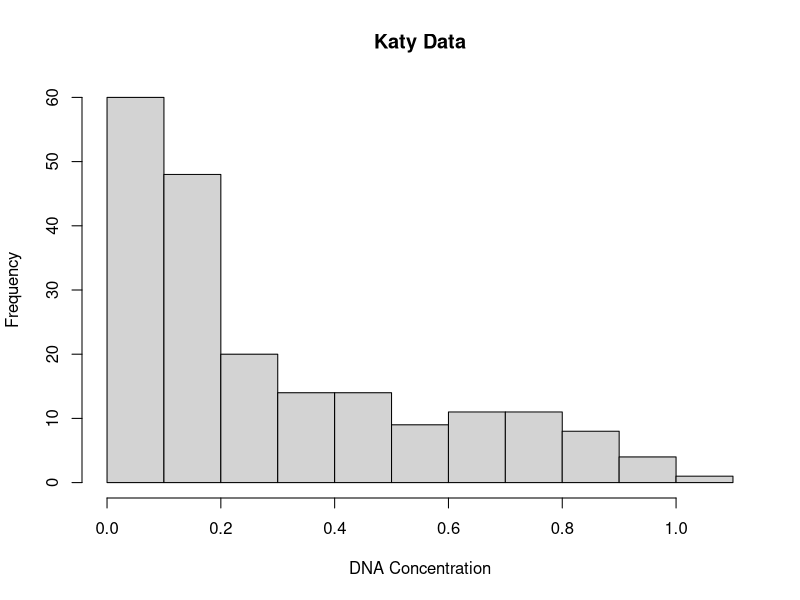
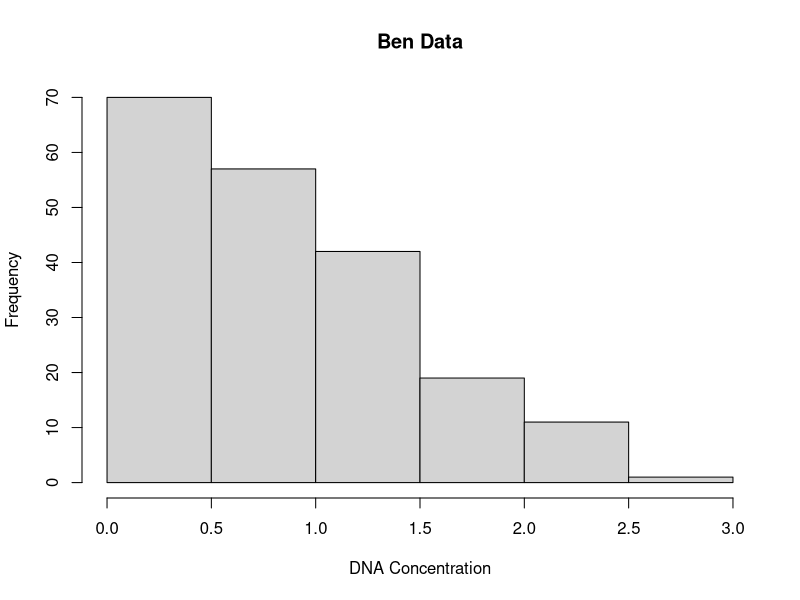
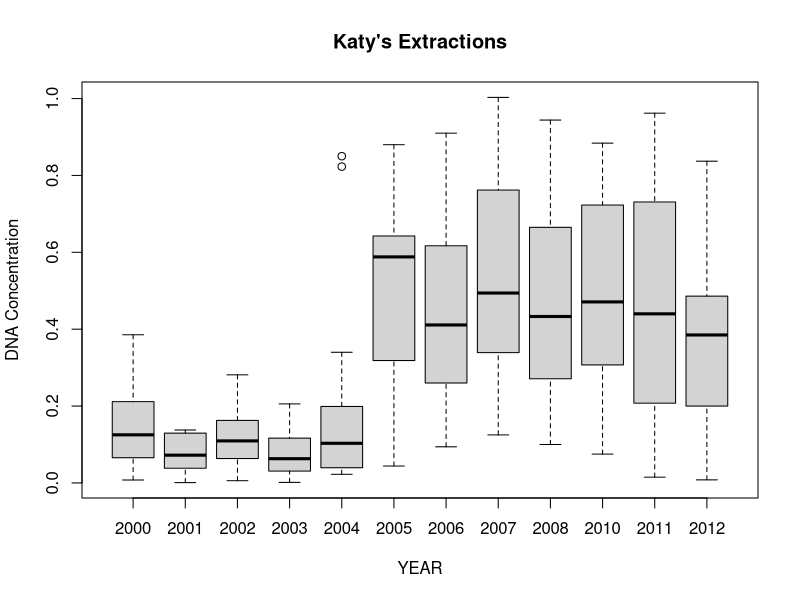
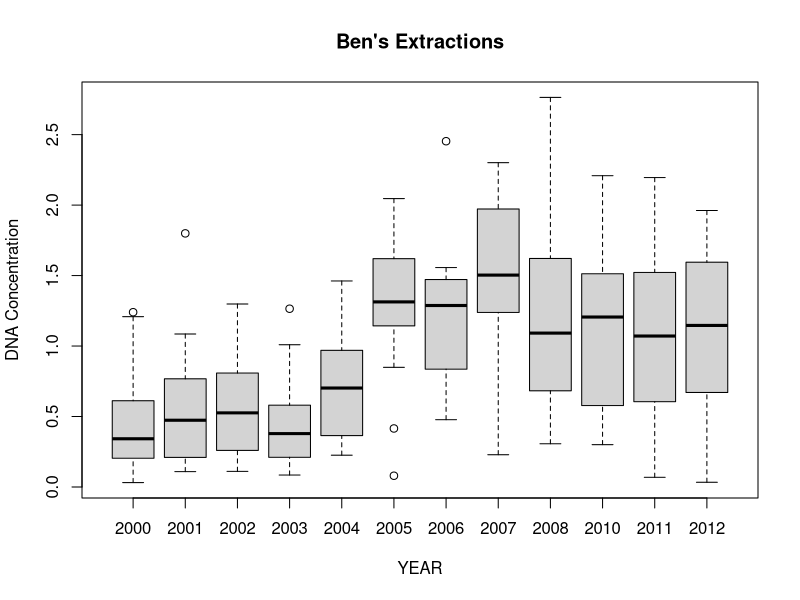
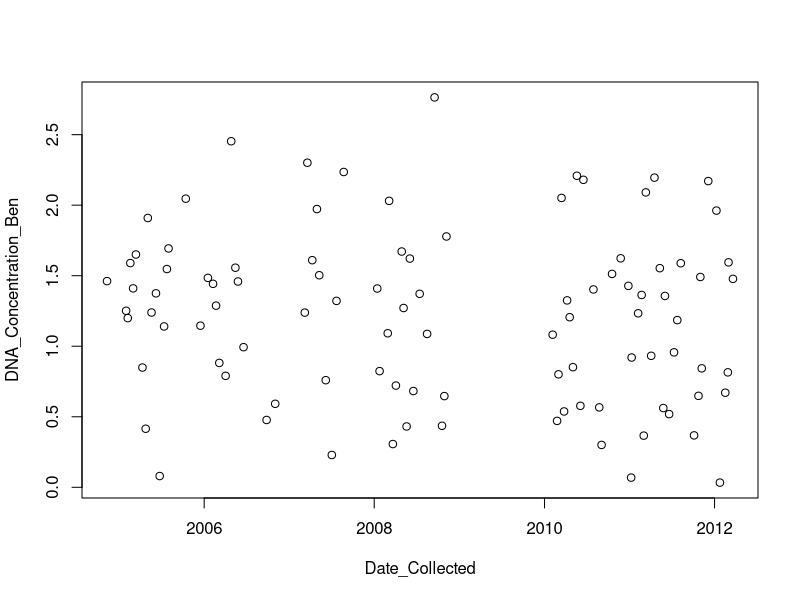

Source code (R) for these figures, in order:
library(tidyverse)

df = read.csv("DNA_Conc_by_Extraction_Date.csv")

#1
hist(df$DNA_Concentration_Katy, main="Katy Data", xlab="DNA Concentration")
hist(df$DNA_Concentration_Ben, main="Ben Data", xlab="DNA Concentration")

#2&3
jpeg(filename="CALDWELL_Plot1.jpeg")
plot(as.factor(df$Year_Collected), df$DNA_Concentration_Katy, main="Katy's Extractions", xlab="YEAR", ylab="DNA Concentration")
dev.off()

jpeg(filename="CALDWELL_Plot2.jpeg")
plot(as.factor(df$Year_Collected), df$DNA_Concentration_Ben, main="Ben's Extractions", xlab="YEAR", ylab="DNA Concentration")
dev.off()

#4
summary(df$DNA_Concentration_Katy)
summary(df$DNA_Concentration_Ben)
concDiff = c()
for(i in 1:nrow(df))
{
  concDiff[i] = (df$DNA_Concentration_Ben[i] - df$DNA_Concentration_Katy[i])/df$DNA_Concentration_Katy[i]
}
df2 = data.frame(c(df$Year_Collected), concDiff)
df3 = df2 %>% arrange(concDiff)
head(df3) #2002

#5
dfDown = df[df$Lab == "Downstairs",]
class(dfDown$Date_Collected)
jpeg(filename="Ben_DNA_over_time.jpg")
plot(as.POSIXct(dfDown$Date_Collected), dfDown$DNA_Concentration_Ben, xlab="Date_Collected", ylab="DNA_Concentration_Ben")
dev.off()

#6
df4 = group_by(df, Year_Collected) %>% summarize(DNA_Concentration_Ben_Mean = mean(DNA_Concentration_Ben))
write.csv(df4, file="Ben_Average_Conc.csv")

